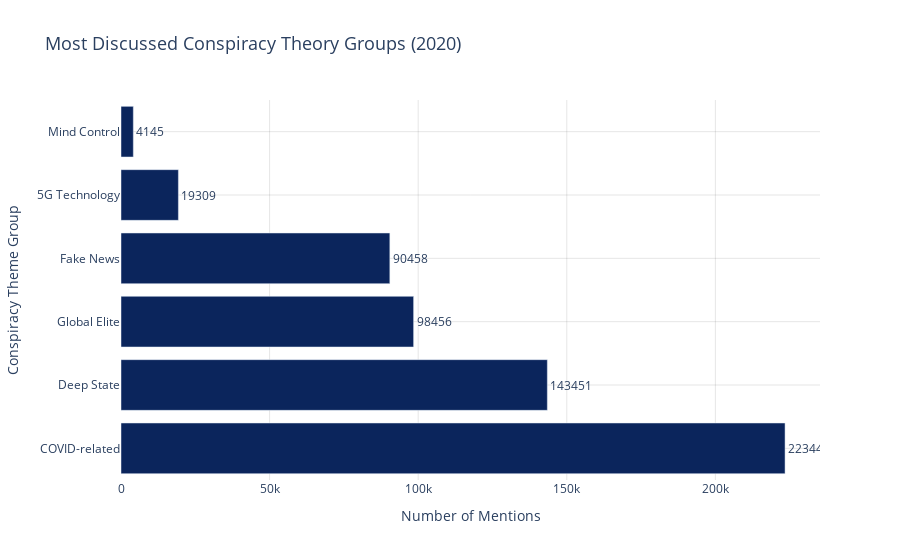

This figure's notebook cell:
### Code cell
fig = px.bar(
    themes_df,
    x="Count",
    y="Theme",
    orientation="h",
    text="Count",
    color_discrete_sequence=[colors[0]],
    title="Most Discussed Conspiracy Theory Groups (2020)"
)

fig.update_traces(textposition="outside")

fig.update_layout(
    xaxis_title="Number of Mentions",
    yaxis_title="Conspiracy Theme Group",
    showlegend=False,
    plot_bgcolor="white",
    title_font_size=18,
    xaxis=dict(
        showgrid=True,
        gridcolor="rgba(0,0,0,0.1)",
        gridwidth=1,
        zeroline=False
    ),
    yaxis=dict(
        showgrid=True,
        gridcolor="rgba(0,0,0,0.1)",
        gridwidth=1,
        zeroline=False
    )
)

fig.show()

### Figure 1 — Plotly figure (JSON) as saved in the notebook; plotly's stock layout.template omitted (floating-point values rounded to 4 significant figures)
{"data": [{"hovertemplate": "Count=%{text}<br>Theme=%{y}<extra></extra>", "legendgroup": "", "marker": {"color": "#0b255c", "pattern": {"shape": ""}}, "name": "", "orientation": "h", "showlegend": false, "text": [223400.0, 143500.0, 98460.0, 90460.0, 19310.0, 4145.0], "textposition": "outside", "type": "bar", "x": [223440, 143451, 98456, 90458, 19309, 4145], "xaxis": "x", "y": ["COVID-related", "Deep State", "Global Elite", "Fake News", "5G Technology", "Mind Control"], "yaxis": "y"}], "layout": {"barmode": "relative", "legend": {"tracegroupgap": 0}, "plot_bgcolor": "white", "showlegend": false, "title": {"font": {"size": 18}, "text": "Most Discussed Conspiracy Theory Groups (2020)"}, "xaxis": {"anchor": "y", "domain": [0, 1], "gridcolor": "rgba(0,0,0,0.1)", "gridwidth": 1, "showgrid": true, "title": {"text": "Number of Mentions"}, "zeroline": false}, "yaxis": {"anchor": "x", "domain": [0, 1], "gridcolor": "rgba(0,0,0,0.1)", "gridwidth": 1, "showgrid": true, "title": {"text": "Conspiracy Theme Group"}, "zeroline": false}}}
